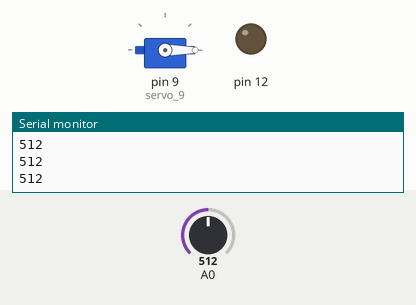
Simulated run of this sketch. Board: Arduino Uno, built with avr-gcc and run on an emulated ATmega328P. On the bench: servo, output pins drawn as LEDs (lit = HIGH), the last lines printed to the serial monitor. The test bench sets the inputs (shaded band); at power-on: A0 = 512.

Above: at 1.2 s.
1.3 s: A0 set to 18
2.8 s: A0 set to 14
At 3.8 s:
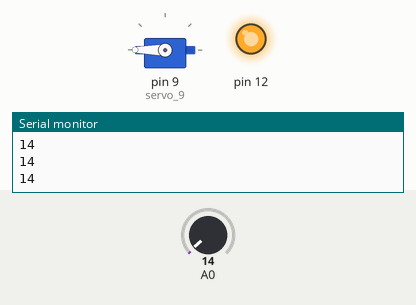
4.3 s: A0 set to 122
At 4.8 s:
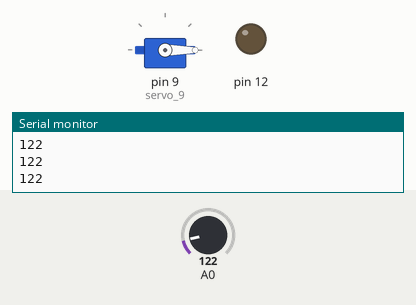
5.8 s: A0 set to 5
At 6.1 s:
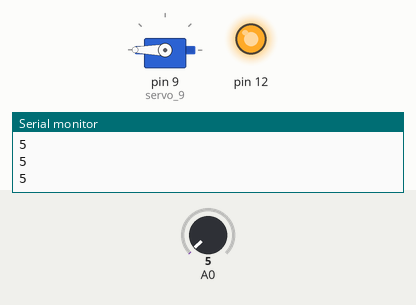
Timing chart, 0 to 8.3 s (numbered marks = the images above; inputs shaded):
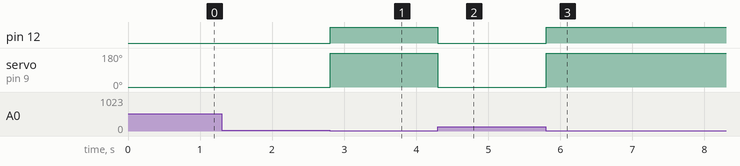

The sketch:

Flex_sensor.ino
```cpp
// C++ code
//
#include <Servo.h>

int PIR = 0;

int soilmoisture = 0;

int flex = 0;

Servo servo_9;

void setup()
{
  pinMode(A0, INPUT);
  Serial.begin(9600);
  pinMode(12, OUTPUT);
  servo_9.attach(9, 500, 2500);
}

void loop()
{
  flex = analogRead(A0);
  Serial.println(flex);
  if (flex <= 15) {
    digitalWrite(12, HIGH);
    servo_9.write(180);
  } else {
    digitalWrite(12, LOW);
    servo_9.write(0);
  }

  soilmoisture;
  delay(10); // Delay a little bit to improve simulation performance
}
```

Measured:
- the behaviour switches between 16 and 15 on A0 (found by bisection; images 0 and 1)
- after the input at 2.8 s, pin 12: LOW → HIGH at once; servo on pin 9 (servo_9): 0° → 180° at once
- after the input at 4.3 s, pin 12: HIGH → LOW at once; servo on pin 9 (servo_9): 180° → 0° at once
- after the input at 5.8 s, pin 12: LOW → HIGH at once; servo on pin 9 (servo_9): 0° → 180° at once
